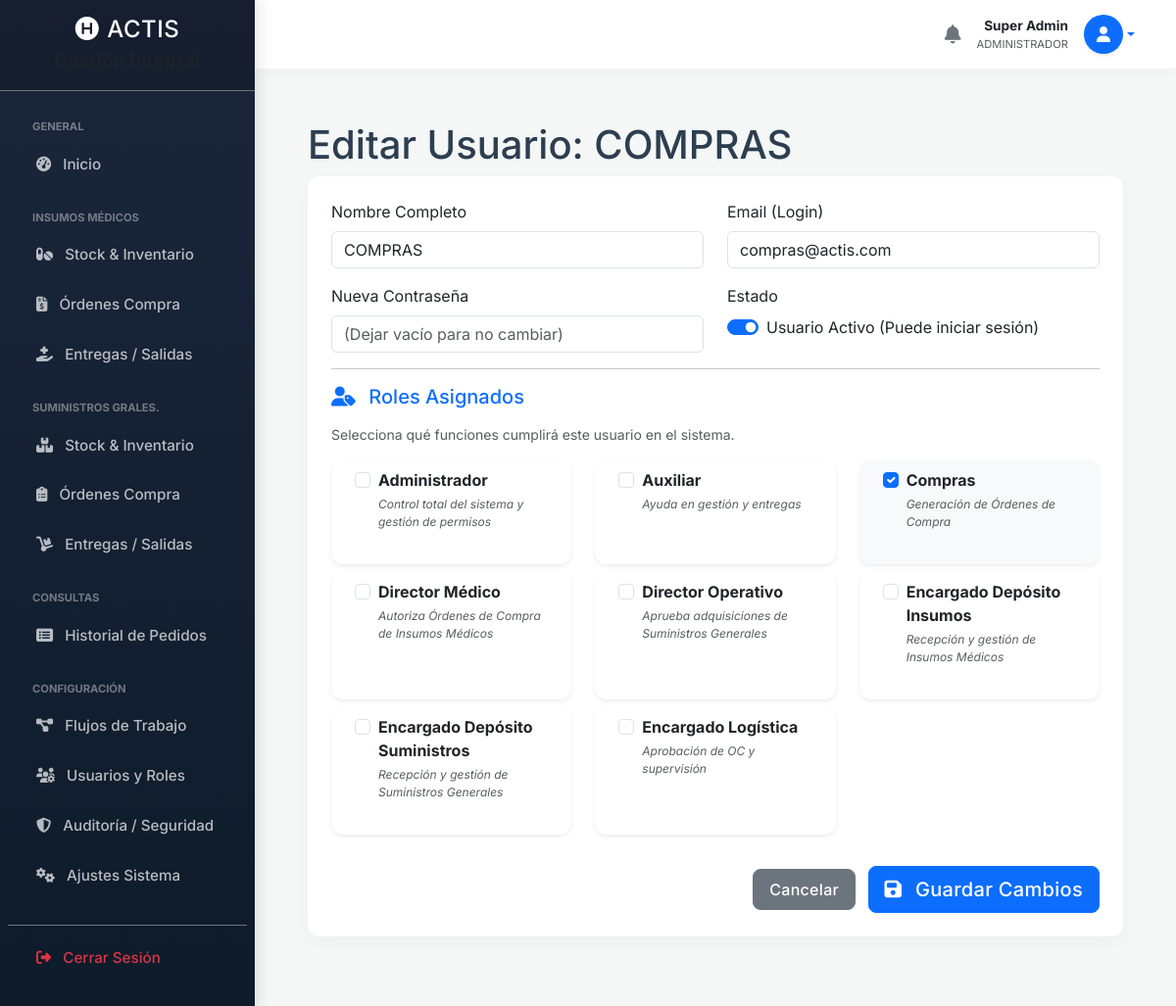
Screenshot of /admin_usuarios_editar.php?id=3 (signed in) with the database file from the repository.
### tables this page shows
CREATE TABLE `usuarios` (
  `id` int(11) NOT NULL,
  `nombre_completo` varchar(100) NOT NULL,
  `email` varchar(100) NOT NULL,
  `destino` varchar(100) DEFAULT NULL,
  `servicio` varchar(100) DEFAULT NULL,
  `grado_militar` varchar(100) DEFAULT NULL,
  `rol_en_servicio` varchar(50) DEFAULT NULL,
  `telefono` varchar(50) DEFAULT NULL,
  `numero_interno` varchar(20) DEFAULT NULL,
  `password` varchar(255) NOT NULL,
  `firma_digital` varchar(255) DEFAULT NULL,
  `activo` tinyint(1) DEFAULT 1,
  `validado_por_admin` tinyint(1) DEFAULT 0,
  `created_at` timestamp NULL DEFAULT current_timestamp()
);

CREATE TABLE `roles` (
  `id` int(11) NOT NULL,
  `nombre` varchar(50) NOT NULL,
  `descripcion` varchar(255) DEFAULT NULL
);

### admin_usuarios_editar.php (the view, shortened to what this page needs)
<?php
require 'db.php';
$id_user = $_GET['id'];
include 'includes/header.php';
include 'includes/sidebar.php';
include 'includes/navbar.php';
$stmt = $pdo->prepare("SELECT * FROM usuarios WHERE id = :id");
$stmt->execute(['id' => $id_user]);
$usuario = $stmt->fetch();
$lista_roles = $pdo->query("SELECT * FROM roles ORDER BY nombre ASC")->fetchAll();
$stmtMyRoles = $pdo->prepare("SELECT id_rol FROM usuario_roles WHERE id_usuario = :id");
$stmtMyRoles->execute(['id' => $id_user]);
$mis_roles_ids = $stmtMyRoles->fetchAll(PDO::FETCH_COLUMN);
?>
<div class="container-fluid px-4">
    <h1 class="mt-4">Editar Usuario: <?php echo htmlspecialchars($usuario['nombre_completo']); ?></h1>
    <div class="card mb-4 border-primary">
        <div class="card-body">
            <form method="POST">
                <div class="row mb-3">
                    <div class="col-md-6">
                        <label class="form-label">Nombre Completo</label>
                        <input type="text" name="nombre" class="form-control" required value="<?php echo htmlspecialchars($usuario['nombre_completo']); ?>">
                    </div>
                    <div class="col-md-6">
                        <label class="form-label">Email (Login)</label>
                        <input type="email" name="email" class="form-control" required value="<?php echo htmlspecialchars($usuario['email']); ?>">
                    </div>
                </div>
                <div class="row mb-3">
                    <div class="col-md-6">
                        <label class="form-label">Nueva Contraseña</label>
                        <input type="password" name="password" class="form-control" placeholder="(Dejar vacío para no cambiar)">
                    </div>
                    <div class="col-md-6">
                        <label class="form-label">Estado</label>
                        <div class="form-check form-switch">
                            <input class="form-check-input" type="checkbox" name="activo" id="checkActivo" <?php echo ($usuario['activo'] == 1) ? 'checked' : ''; ?>>
                            <label class="form-check-label" for="checkActivo">Usuario Activo (Puede iniciar sesión)</label>
                        </div>
                    </div>
                </div>
                <hr>
                <h5 class="mb-3 text-primary"><i class="fas fa-user-tag me-2"></i> Roles Asignados</h5>
                <p class="text-muted small">Selecciona qué funciones cumplirá este usuario en el sistema.</p>
                <div class="row">
                    <?php foreach ($lista_roles as $rol): ?>
                        <?php $checked = in_array($rol['id'], $mis_roles_ids) ? 'checked' : ''; ?>
                        <div class="col-md-4 mb-2">
                            <div class="card h-100 shadow-sm <?php echo $checked ? 'border-primary bg-light' : ''; ?>">
                                <div class="card-body py-2">
                                    <div class="form-check">
                                        <input class="form-check-input" type="checkbox" name="roles[]" value="<?php echo $rol['id']; ?>" id="rol_<?php echo $rol['id']; ?>" <?php echo $checked; ?>>
                                        <label class="form-check-label fw-bold" for="rol_<?php echo $rol['id']; ?>">
                                            <?php echo htmlspecialchars($rol['nombre']); ?>
                                        </label>
                                        <div class="small text-muted fst-italic mt-1" style="font-size: 0.75rem;">
                                            <?php echo htmlspecialchars($rol['descripcion']); ?>
                                        </div>
                                    </div>
                                </div>
                            </div>
                        </div>
                    <?php endforeach; ?>
                </div>
                <div class="mt-4 text-end">
                    <a href="admin_usuarios.php" class="btn btn-secondary me-2">Cancelar</a>
                    <button type="submit" class="btn btn-primary btn-lg"><i class="fas fa-save me-2"></i> Guardar Cambios</button>
                </div>
            </form>
        </div>
    </div>
</div>
<?php include 'includes/footer.php'; ?>

### header.php (style rules this page uses)
:root { --primary-color: #0f4c75; --secondary-color: #3282b8; --accent-color: #bbe1fa; --bg-color: #f4f7f6; --text-color: #2c3e50; --sidebar-width: 260px; }
body { background-color: var(--bg-color); font-family: 'Inter', sans-serif; color: var(--text-color); overflow-x: hidden; }
.card { border: none; border-radius: 12px; box-shadow: 0 5px 15px rgba(0,0,0,0.03); transition: transform 0.2s; background: #fff; margin-bottom: 1.5rem; overflow: hidden; }
.card-body { padding: 1.5rem; }
.btn { border-radius: 8px; font-weight: 500; letter-spacing: 0.3px; padding: 0.5rem 1rem; }

### rows the page displays
usuarios: nombre_completo "COMPRAS", nombre "COMPRAS", email "compras@actis.com", activo "☑"
roles: nombre "Administrador", descripcion "Control total del sistema y gestión de permisos"
roles: nombre "Auxiliar", descripcion "Ayuda en gestión y entregas"
roles: nombre "Compras", descripcion "Generación de Órdenes de Compra"
roles: nombre "Director Médico", descripcion "Autoriza Órdenes de Compra de Insumos Médicos"
roles: nombre "Director Operativo", descripcion "Aprueba adquisiciones de Suministros Generales"
roles: nombre "Encargado Depósito Insumos", descripcion "Recepción y gestión de Insumos Médicos"
roles: nombre "Encargado Depósito Suministros", descripcion "Recepción y gestión de Suministros Generales"
roles: nombre "Encargado Logística", descripcion "Aprobación de OC y supervisión"

### other values shown
$nombre_usuario_global "Super Admin"
$rol_principal_global "ADMINISTRADOR"
